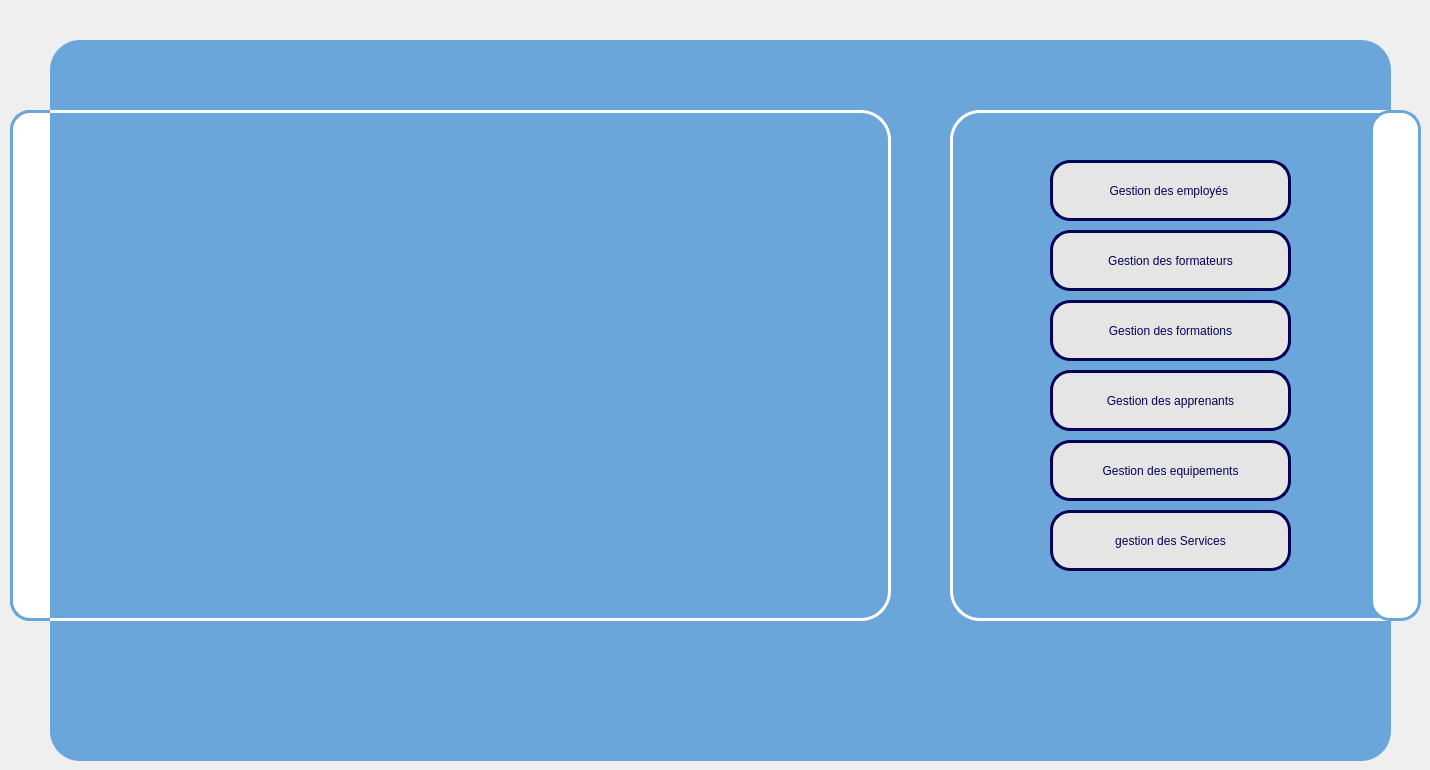
    <widget class="QWidget" name="page_menu">
     <widget class="QFrame" name="frame_4">
      <property name="geometry">
       <rect>
        <x>10</x>
        <y>110</y>
        <width>61</width>
        <height>511</height>
       </rect>
      </property>
      <property name="styleSheet">
       <string notr="true">border : 3px solid #6aa6da;
background-color: rgb(255, 255, 255);
border-radius:20px;
</string>
      </property>
      <property name="frameShape">
       <enum>QFrame::Shape::StyledPanel</enum>
      </property>
      <property name="frameShadow">
       <enum>QFrame::Shadow::Raised</enum>
      </property>
      <widget class="QFrame" name="frame_8">
       <property name="geometry">
        <rect>
         <x>0</x>
         <y>0</y>
         <width>71</width>
         <height>511</height>
        </rect>
       </property>
       <property name="styleSheet">
        <string notr="true">border : 3px solid #6aa6da;
background-color: rgb(255, 255, 255);
border-radius:20px;
</string>
       </property>
       <property name="frameShape">
        <enum>QFrame::Shape::StyledPanel</enum>
       </property>
       <property name="frameShadow">
        <enum>QFrame::Shadow::Raised</enum>
       </property>
      </widget>
     </widget>
     <widget class="QFrame" name="frame">
      <property name="geometry">
       <rect>
        <x>50</x>
        <y>40</y>
        <width>1341</width>
        <height>721</height>
       </rect>
      </property>
      <property name="styleSheet">
       <string notr="true">background-color: rgb(4, 4, 87);
background-color: rgb(106, 166, 218);

border-radius: 30px;
border: none;</string>
      </property>
      <property name="frameShape">
       <enum>QFrame::Shape::StyledPanel</enum>
      </property>
      <property name="frameShadow">
       <enum>QFrame::Shadow::Raised</enum>
      </property>
      <widget class="QFrame" name="frame_13">
       <property name="geometry">
        <rect>
         <x>-50</x>
         <y>70</y>
         <width>891</width>
         <height>511</height>
        </rect>
       </property>
       <property name="styleSheet">
        <string notr="true">border : 3px solid #ffffff;
</string>
       </property>
       <property name="frameShape">
        <enum>QFrame::Shape::StyledPanel</enum>
       </property>
       <property name="frameShadow">
        <enum>QFrame::Shadow::Raised</enum>
       </property>
       <widget class="QLabel" name="label_8">
        <property name="geometry">
         <rect>
          <x>210</x>
          <y>30</y>
          <width>501</width>
          <height>451</height>
         </rect>
        </property>
        <property name="styleSheet">
         <string notr="true">border-radius : 20px;
background-color: rgb(240, 195, 0);
background-color: rgb(106, 166, 218);
border : none;</string>
        </property>
        <property name="text">
         <string/>
        </property>
        <property name="pixmap">
         <pixmap resource="image.qrc">:/img/image.png</pixmap>
        </property>
        <property name="scaledContents">
         <bool>true</bool>
        </property>
       </widget>
      </widget>
      <widget class="QFrame" name="frame_14">
       <property name="geometry">
        <rect>
         <x>900</x>
         <y>70</y>
         <width>481</width>
         <height>511</height>
        </rect>
       </property>
       <property name="styleSheet">
        <string notr="true">border : 3px solid #ffffff
;</string>
       </property>
       <property name="frameShape">
        <enum>QFrame::Shape::StyledPanel</enum>
       </property>
       <property name="frameShadow">
        <enum>QFrame::Shadow::Raised</enum>
       </property>
       <widget class="QLabel" name="label_9">
        <property name="geometry">
         <rect>
          <x>590</x>
          <y>430</y>
          <width>41</width>
          <height>31</height>
         </rect>
        </property>
        <property name="styleSheet">
         <string notr="true">border :none;</string>
        </property>
        <property name="text">
         <string/>
        </property>
        <property name="pixmap">
         <pixmap resource="image.qrc">:/img/reglage.png</pixmap>
        </property>
        <property name="scaledContents">
         <bool>true</bool>
        </property>
       </widget>
       <widget class="QPushButton" name="pushButton_gestionemploye_2">
        <property name="geometry">
         <rect>
          <x>100</x>
          <y>50</y>
          <width>241</width>
          <height>61</height>
         </rect>
        </property>
        <property name="styleSheet">
         <string notr="true">QPushButton{
	background-color: rgb(229, 229, 229);
border: 3px solid #040457;
	color: rgb(4, 4, 87);
border-radius: 20px;
	font: 700 9pt &quot;Rockwell&quot;;
}

QPushButton:hover{
	border: 3px solid #ffffff;
	border-radius:10px;
}</string>
        </property>
        <property name="text">
         <string>Gestion des employés </string>
        </property>
       </widget>
       <widget class="QPushButton" name="pushButton_4">
        <property name="geometry">
         <rect>
          <x>100</x>
          <y>120</y>
          <width>241</width>
          <height>61</height>
         </rect>
        </property>
        <property name="styleSheet">
         <string notr="true">QPushButton{
	background-color: rgb(229, 229, 229);
border: 3px solid #040457;
	color: rgb(4, 4, 87);
border-radius: 20px;
	font: 700 9pt &quot;Rockwell&quot;;
}

QPushButton:hover{
	border: 3px solid #ffffff;
	border-radius:10px;
}</string>
        </property>
        <property name="text">
         <string>Gestion des formateurs</string>
        </property>
       </widget>
       <widget class="QPushButton" name="pushButton_gestionequipement_2">
        <property name="geometry">
         <rect>
          <x>100</x>
          <y>330</y>
          <width>241</width>
          <height>61</height>
         </rect>
        </property>
        <property name="styleSheet">
         <string notr="true">QPushButton{
	background-color: rgb(229, 229, 229);
border: 3px solid #040457;
	color: rgb(4, 4, 87);
border-radius: 20px;
	font: 700 9pt &quot;Rockwell&quot;;
}

QPushButton:hover{
	border: 3px solid #ffffff;
	border-radius:10px;
}</string>
        </property>
        <property name="text">
         <string>Gestion des equipements</string>
        </property>
       </widget>
       <widget class="QPushButton" name="pushButton_gestionservice_2">
        <property name="geometry">
         <rect>
          <x>100</x>
          <y>400</y>
          <width>241</width>
          <height>61</height>
         </rect>
        </property>
        <property name="styleSheet">
         <string notr="true">QPushButton{
	background-color: rgb(229, 229, 229);
border: 3px solid #040457;
	color: rgb(4, 4, 87);
border-radius: 20px;
	font: 700 9pt &quot;Rockwell&quot;;
}

QPushButton:hover{
	border: 3px solid #ffffff;
	border-radius:10px;
}</string>
        </property>
        <property name="text">
         <string>gestion des Services</string>
        </property>
       </widget>
       <widget class="QPushButton" name="pushButton_gestionformation_2">
        <property name="geometry">
         <rect>
          <x>100</x>
          <y>190</y>
          <width>241</width>
          <height>61</height>
         </rect>
        </property>
        <property name="styleSheet">
         <string notr="true">QPushButton{
	background-color: rgb(229, 229, 229);
border: 3px solid #040457;
	color: rgb(4, 4, 87);
border-radius: 20px;
	font: 700 9pt &quot;Rockwell&quot;;
}

QPushButton:hover{
	border: 3px solid #ffffff;
	border-radius:10px;
}</string>
        </property>
        <property name="text">
         <string>Gestion des formations</string>
        </property>
       </widget>
       <widget class="QPushButton" name="pushButton_gestionapprenant_2">
        <property name="geometry">
         <rect>
          <x>100</x>
          <y>260</y>
          <width>241</width>
          <height>61</height>
         </rect>
        </property>
        <property name="styleSheet">
         <string notr="true">QPushButton{
	background-color: rgb(229, 229, 229);
border: 3px solid #040457;
	color: rgb(4, 4, 87);
border-radius: 20px;
	font: 700 9pt &quot;Rockwell&quot;;
}

QPushButton:hover{
	border: 3px solid #ffffff;
	border-radius:10px;
}</string>
        </property>
        <property name="text">
         <string>Gestion des apprenants</string>
        </property>
       </widget>
      </widget>
     </widget>
     <widget class="QFrame" name="frame_15">
      <property name="geometry">
       <rect>
        <x>1370</x>
        <y>110</y>
        <width>51</width>
        <height>511</height>
       </rect>
      </property>
      <property name="styleSheet">
       <string notr="true">border : 3px solid #6aa6da;
background-color: rgb(255, 255, 255);
border-radius:20px;
</string>
      </property>
      <property name="frameShape">
       <enum>QFrame::Shape::StyledPanel</enum>
      </property>
      <property name="frameShadow">
       <enum>QFrame::Shadow::Raised</enum>
      </property>
     </widget>
    </widget>
